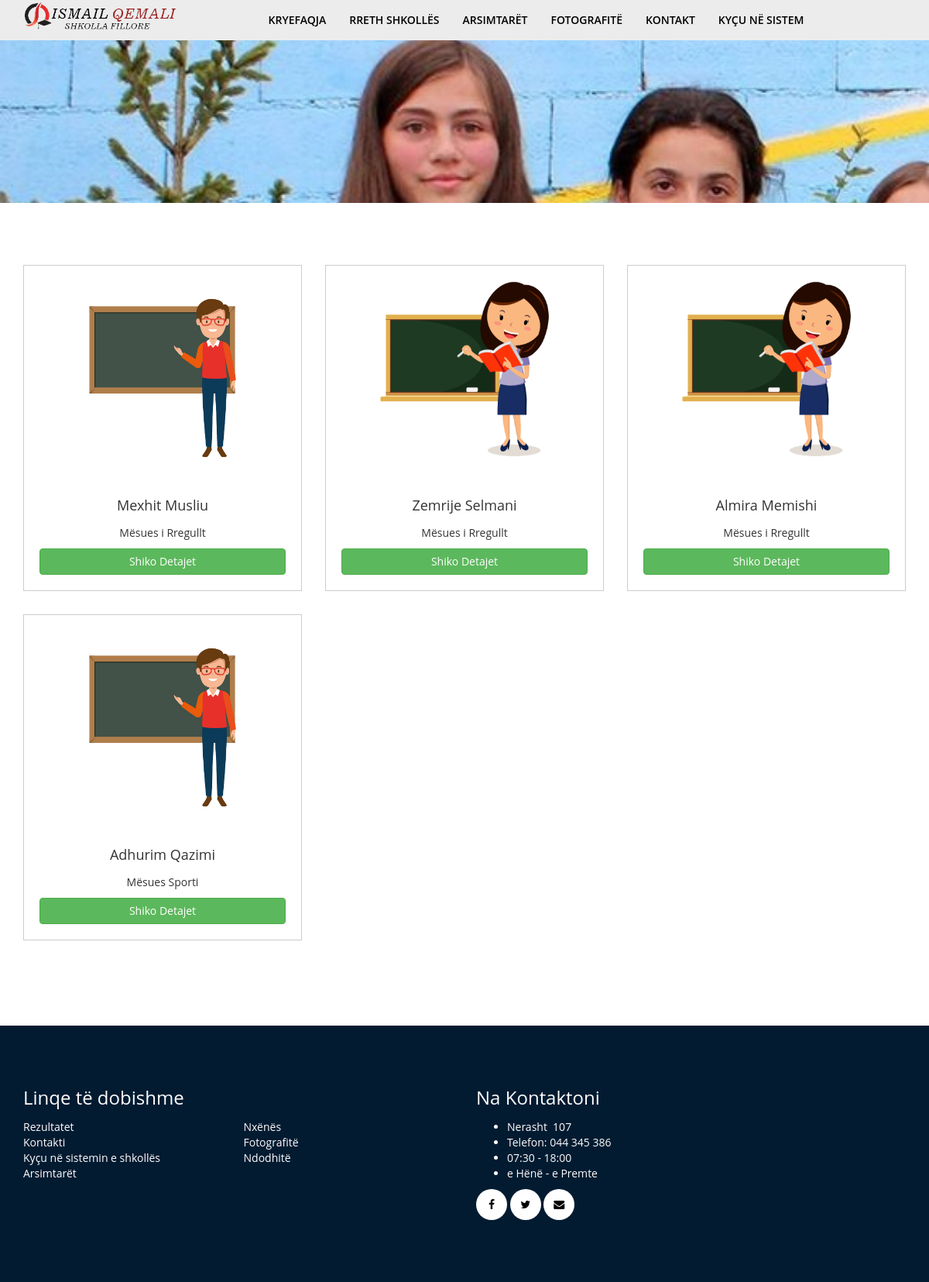
The app's page /teachers.php with its own data.
### tables this page shows
CREATE TABLE `teachers` (
  `id` int(11) NOT NULL,
  `teacher_designation` varchar(50) NOT NULL,
  `teacher_gender` varchar(10) DEFAULT NULL,
  `teacher_qualification` text NOT NULL,
  `teacher_email` varchar(50) NOT NULL,
  `teacher_address` text NOT NULL,
  `teacher_contact` varchar(20) NOT NULL,
  `teacher_image` varchar(255) NOT NULL DEFAULT 'default.jpg'
);

CREATE TABLE `user` (
  `id` int(12) NOT NULL,
  `username` varchar(100) NOT NULL,
  `user_password` varchar(255) NOT NULL,
  `user_role` varchar(30) NOT NULL,
  `user_firstname` varchar(50) DEFAULT NULL,
  `user_lastname` varchar(50) DEFAULT NULL
);

CREATE TABLE `page_options` (
  `id` int(11) NOT NULL,
  `school_meta_key` varchar(55) NOT NULL,
  `school_meta_value` text DEFAULT NULL
);

### functions.php (called while the page is built, shortened)
<?php
require_once "includes/db.php";
function get_school_address() {
	global $conn;
	$query = "SELECT * FROM page_options WHERE school_meta_key='school_address'";
	$result = mysqli_query($conn, $query);
	if(mysqli_num_rows($result) > 0) {
		$row = mysqli_fetch_assoc($result);
		$school_addr = $row['school_meta_value'];
	} else {
		$school_addr = 'Dhaka, Bangladesh';
	}
	return $school_addr;
}

### teachers.php (the view, shortened to what this page needs)
<?php require_once "includes/header.php"; ?>
	<?php require_once "includes/banner.php" ?>
	<div class="about-section section-padding teacher-section">
        <?php if(!isset($_GET['t_id'])) { ?>
		<div class="container">
			<div class="row">
                <?php
                    $query = "SELECT * FROM teachers LEFT JOIN user ON teachers.teacher_email=user.username";
                    $result = mysqli_query($conn, $query);
                ?>
                <?php while ($row = mysqli_fetch_assoc($result)) { ?>
                <div class="col-md-4">
					<div class="single-about text-center">
                        <img src="assets/images/teacher-images/<?php echo $row['teacher_image']; ?>" alt="">
                        <div class="theme-margin"></div>
                        <h4 class="teacher-name"><?php echo $row['user_firstname']; ?> <?php echo $row['user_lastname']; ?></h4>
                        <p><?php echo $row['teacher_designation']; ?></p>
                        <a href="teachers.php?t_id=<?php echo $row['id']; ?>" class="btn btn-success btn-block">Shiko Detajet</a>
					</div>
				</div>
                <?php } ?>
			</div>
		</div>
        <?php } ?>
	</div>
<?php require_once "includes/footer.php"; ?>

### includes/footer.php (shortened to what this page needs)
	<div class="footer-wrapper section-padding theme-bg">
		<div class="container">
			<div class="row">
				<div class="col-md-6">
				<h3 class="footer-header">Linqe të dobishme</h3>
					<ul class="footer-links">
						<li><a href="result.php">Rezultatet</a></li>
						<li><a href="contact.php">Kontakti</a></li>
						<li><a href="login.php">Kyçu në sistemin e shkollës</a></li>
						<li><a href="teachers.php">Arsimtarët</a></li>
						<li><a href="login.php">Nxënës</a></li>
						<li><a href="gallery.php">Fotografitë</a></li>
						<li><a href="event.php">Ndodhitë</a></li>
					</ul>
				</div>
				<div class="col-md-6">
					<h3 class="footer-header">Na Kontaktoni</h3>
					<?php echo get_school_address(); ?>
					<ul class="social-profiles">
						<li><a href="https://www.facebook.com/shfismailqemali.edu.mk/" target="_blank"><i class="fa fa-facebook"></i></a></li>
						<li><a href="https://twitter.com" target="_blank"><i class="fa fa-twitter"></i></a></li>
						<li><a href="mailto:ismail_qemali@hotmail.com"><i class="fa fa-envelope"></i></a></li>
					</ul>
				</div>
			</div>
		</div>
	</div>
</body>
</html>

### style.css (style rules this page uses)
img { max-width: 100%; height: auto; }
h1, h2, h3, h4, h5, h6 { margin: 0 0 15px; font-weight: 700px; }
body { font-family: 'Open Sans', sans-serif; }
.section-padding { padding: 80px 0; }
.theme-bg { background: #021b31; }
.theme-bg a, .theme-bg h1, .theme-bg h2, .theme-bg h3, .theme-bg h4, .theme-bg p, .theme-bg { color: rgb(253, 253, 253); }
.single-about { padding: 20px; border: 1px solid #ccc; }
ul.footer-links { columns: 2; list-style-type: none; margin: 0; padding: 0; }
ul.social-profiles { margin: 0; padding: 0; list-style-type: none; }
ul.social-profiles li { display: inline-block; }
ul.social-profiles li a { display: block; color: #000; background: #fff; border-radius: 50%; height: 40px; width: 40px; text-align: center; line-height: 40px; }
.theme-margin { width: 100%; height: 30px; }
.teacher-section .col-md-4 { margin-bottom: 30px; }
.teacher-section .col-md-4 img { height: 250px; }

### records on screen
teachers: teacher_image (picture), user.user_firstname "Mexhit", user.user_lastname "Musliu", teacher_designation "Mësues i Rregullt"
teachers: teacher_image (picture), user.user_firstname "Zemrije", user.user_lastname "Selmani", teacher_designation "Mësues i Rregullt"
teachers: teacher_image (picture), user.user_firstname "Almira", user.user_lastname "Memishi", teacher_designation "Mësues i Rregullt"
teachers: teacher_image (picture), user.user_firstname "Adhurim", user.user_lastname "Qazimi", teacher_designation "Mësues Sporti"
page_options: school_meta_value "Nerasht 107 Telefon: 044 345 386 07:30 - 18:00 e Hënë - e Premte"
